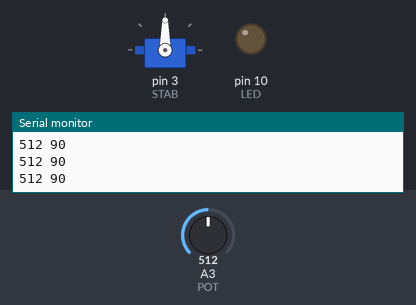
The sketch below on a simulated Arduino Uno, built with avr-gcc and run on an emulated ATmega328P. On the bench: servo, output pins drawn as LEDs (lit = HIGH), the last lines printed to the serial monitor. The inputs (shaded band) are chosen by the test bench; at power-on: A3 (POT) = 512.

Above: at 1.6 s.
1.7 s: A3 (POT) set to 983
At 2.6 s:
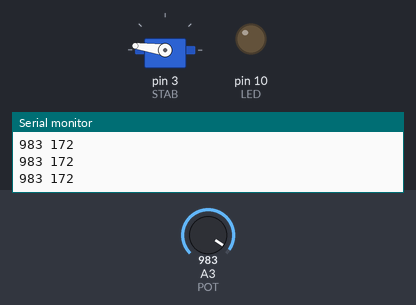
3.2 s: A3 (POT) set to 1016
At 3.7 s:
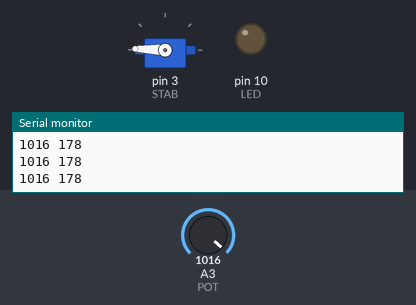
4.7 s: A3 (POT) set to 577
At 5.9 s:
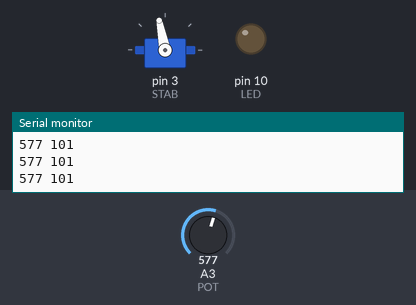
6.2 s: A3 (POT) set to 557
At 6.9 s:
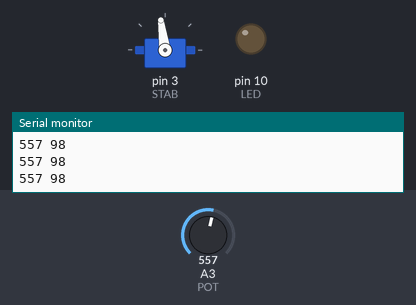
9.2 s: A3 (POT) set to 716
At 10.4 s:
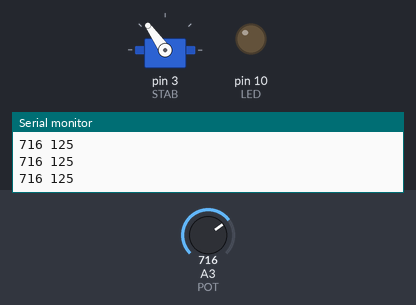
10.7 s: A3 (POT) set to 900
At 11.6 s:
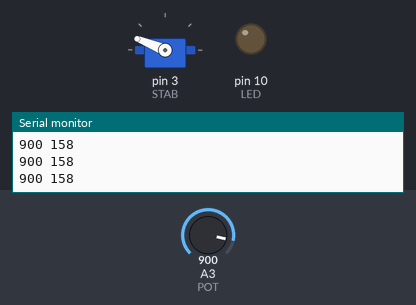
Timing chart, 0 to 13.2 s (numbered marks = the images above; inputs shaded):
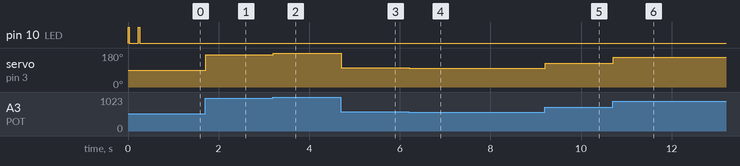

Measured:
- after the input at 1.7 s, servo on pin 3 (STAB): 90° → 172° at once
- after the input at 3.2 s, servo on pin 3 (STAB): 172° → 178° at once
- after the input at 4.7 s, servo on pin 3 (STAB): 178° → 101° at once
- after the input at 6.2 s, servo on pin 3 (STAB): 101° → 98° at once
- after the input at 9.2 s, servo on pin 3 (STAB): 98° → 125° at once
- after the input at 10.7 s, servo on pin 3 (STAB): 125° → 158° at once

The sketch:

TEST_HJ_185_3-servo-analog.ino
```cpp
//BootLoader - Pro Mini/UNO
//Board Pro mini 3v 8MHz
//Programmer - USB Tiny
/*
P1- LOW - Turn On, HIGH-sleep
P16 - HIGH - Config mode
P4 - High out - Connected as Slave
P14 - High out - Connected to slave as master
VCC - 1.7-3.6V
*/

#define ver 0.1
#define BUTON         4
#define BUTON_2       20
#define LED           10
#define SRTOBE        5
#define VOLTAGE       A2
#define POT           A3
#define STAB          3
#define BLE_TX        9
#define BLE_RX        8
#define BLE_WAKE_UP   7
#define BLE_CONFIG    6
#include <Servo.h>
int servo_pos = 0;
int pot_pos = 0;
Servo myservo;
void setup(){
        Serial.begin(9600);
        Serial.println("HJ-185 Module" );
        Serial.print(ver);
        Serial.print("\t");
        Serial.println();

        pinMode(LED, OUTPUT);
        on_short(LED, 2);

        myservo.attach(STAB);

            }
void loop(){
            //show_voltage(VOLTAGE);
            servo_position();
}

void servo_position(){
    pot_pos=analogRead(POT);
    Serial.print(pot_pos);
    Serial.print(" ");
    servo_pos = map(pot_pos, 0, 1023, 0, 180);
    myservo.write(servo_pos);
    Serial.println(servo_pos);

}


void on_short(uint8_t PIN, uint8_t times){
  for(int i=0; i<times; i++){
    digitalWrite(PIN, HIGH);
    delay(30);
    digitalWrite(PIN, LOW);
    delay(200);
  }
}

void show_voltage( uint8_t PIN ){
  float R1=300000.0;  //300K
  float R2=10000.0; //10k
  float reference_v = 3.3;//3.3V or 5V
  float vin = 0.0;
  float vout = 0.0;
  int value = 0;

  value = analogRead(PIN);
  vout = (value*reference_v)/1024;
  vin = vout/(R2/(R1+R2));
  if(vin<0.09){vin=0.0;}
  Serial.print(vin);
}
```
